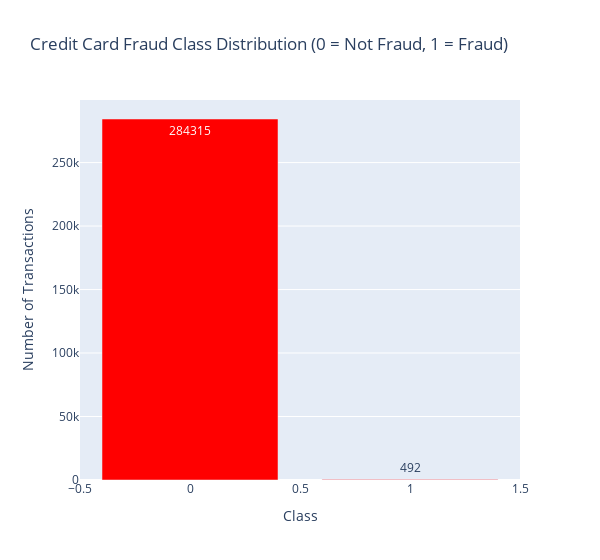
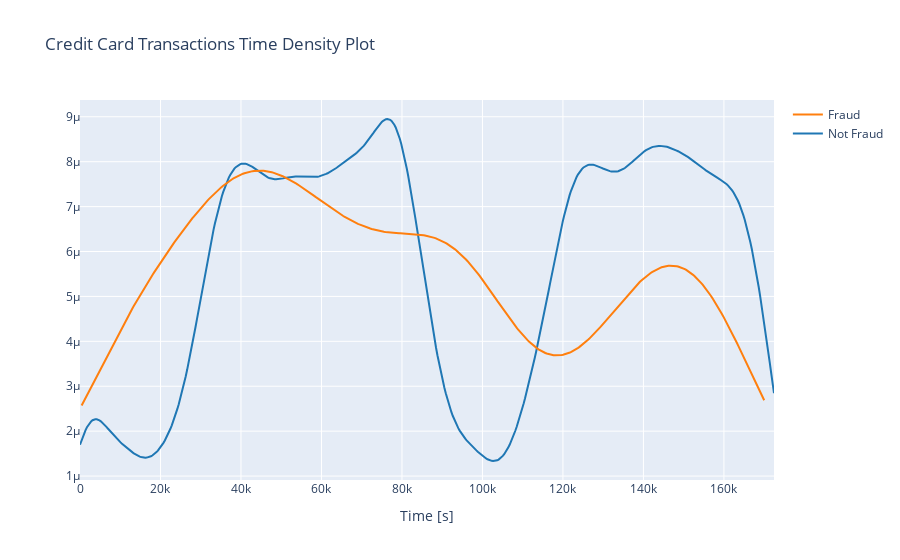

The notebook cell these images were saved under, in order:
### Code cell
# Load dataset
import pandas as pd
import plotly.graph_objs as go
import plotly.figure_factory as ff
from plotly.offline import iplot

# Read the CSV file from the downloaded path
data_df = pd.read_csv(path + "/creditcard.csv")

# Print dataset dimensions
print("Credit Card Fraud Detection data - rows:", data_df.shape[0], " columns:", data_df.shape[1])

# Preview the dataset
display(data_df.head())

# Summary statistics
display(data_df.describe())

# --- Check for missing/null values ---
total = data_df.isnull().sum().sort_values(ascending=False)
percent = (data_df.isnull().sum() / data_df.isnull().count() * 100).sort_values(ascending=False)

# Combine and display missing value stats
missing_data = pd.concat([total, percent], axis=1, keys=['Total', 'Percent'])
display(missing_data.transpose())

# --- Visualize Class Distribution (Fraud vs Not Fraud) ---
class_counts = data_df["Class"].value_counts()
df_class = pd.DataFrame({'Class': class_counts.index, 'Values': class_counts.values})

# Create bar chart for class distribution
trace = go.Bar(
    x=df_class['Class'],
    y=df_class['Values'],
    name="Credit Card Fraud Class - data imbalance",
    marker=dict(color="Red"),
    text=df_class['Values']
)

layout = dict(
    title='Credit Card Fraud Class Distribution (0 = Not Fraud, 1 = Fraud)',
    xaxis=dict(title='Class'),
    yaxis=dict(title='Number of Transactions'),
    hovermode='closest',
    width=600
)

fig = dict(data=[trace], layout=layout)
iplot(fig, filename='class_distribution')

# --- Time-Based Density Plot of Transactions by Class ---
class_0_time = data_df[data_df['Class'] == 0]["Time"]
class_1_time = data_df[data_df['Class'] == 1]["Time"]

# Prepare data for density plot
hist_data = [class_0_time, class_1_time]
group_labels = ['Not Fraud', 'Fraud']

# Create and plot density distribution
fig_time_density = ff.create_distplot(hist_data, group_labels, show_hist=False, show_rug=False)
fig_time_density['layout'].update(
    title='Credit Card Transactions Time Density Plot',
    xaxis=dict(title='Time [s]')
)
iplot(fig_time_density, filename='time_density')

### Figure 1 — Plotly figure (JSON) as saved in the notebook; plotly's stock layout.template omitted (floating-point values rounded to 4 significant figures)
{"data": [{"marker": {"color": "Red"}, "name": "Credit Card Fraud Class - data imbalance", "text": [284315, 492], "x": [0, 1], "y": [284315, 492], "type": "bar"}], "layout": {"hovermode": "closest", "title": {"text": "Credit Card Fraud Class Distribution (0 = Not Fraud, 1 = Fraud)"}, "width": 600, "xaxis": {"title": {"text": "Class"}}, "yaxis": {"title": {"text": "Number of Transactions"}}}}

### Figure 2 — Plotly figure (JSON) as saved in the notebook; plotly's stock layout.template omitted (floating-point values rounded to 4 significant figures; data arrays with more than 128 entries replaced by an {"elided": "..."} marker saying what was removed)
{"data": [{"legendgroup": "Not Fraud", "marker": {"color": "rgb(31, 119, 180)"}, "mode": "lines", "name": "Not Fraud", "showlegend": true, "x": {"elided": "500 float values"}, "xaxis": "x", "y": {"elided": "500 float values"}, "yaxis": "y", "type": "scatter"}, {"legendgroup": "Fraud", "marker": {"color": "rgb(255, 127, 14)"}, "mode": "lines", "name": "Fraud", "showlegend": true, "x": {"elided": "500 float values"}, "xaxis": "x", "y": {"elided": "500 float values"}, "yaxis": "y", "type": "scatter"}], "layout": {"barmode": "overlay", "hovermode": "closest", "legend": {"traceorder": "reversed"}, "title": {"text": "Credit Card Transactions Time Density Plot"}, "xaxis": {"anchor": "y2", "domain": [0, 1], "title": {"text": "Time [s]"}, "zeroline": false}, "yaxis": {"anchor": "free", "domain": [0, 1], "position": 0}}}
